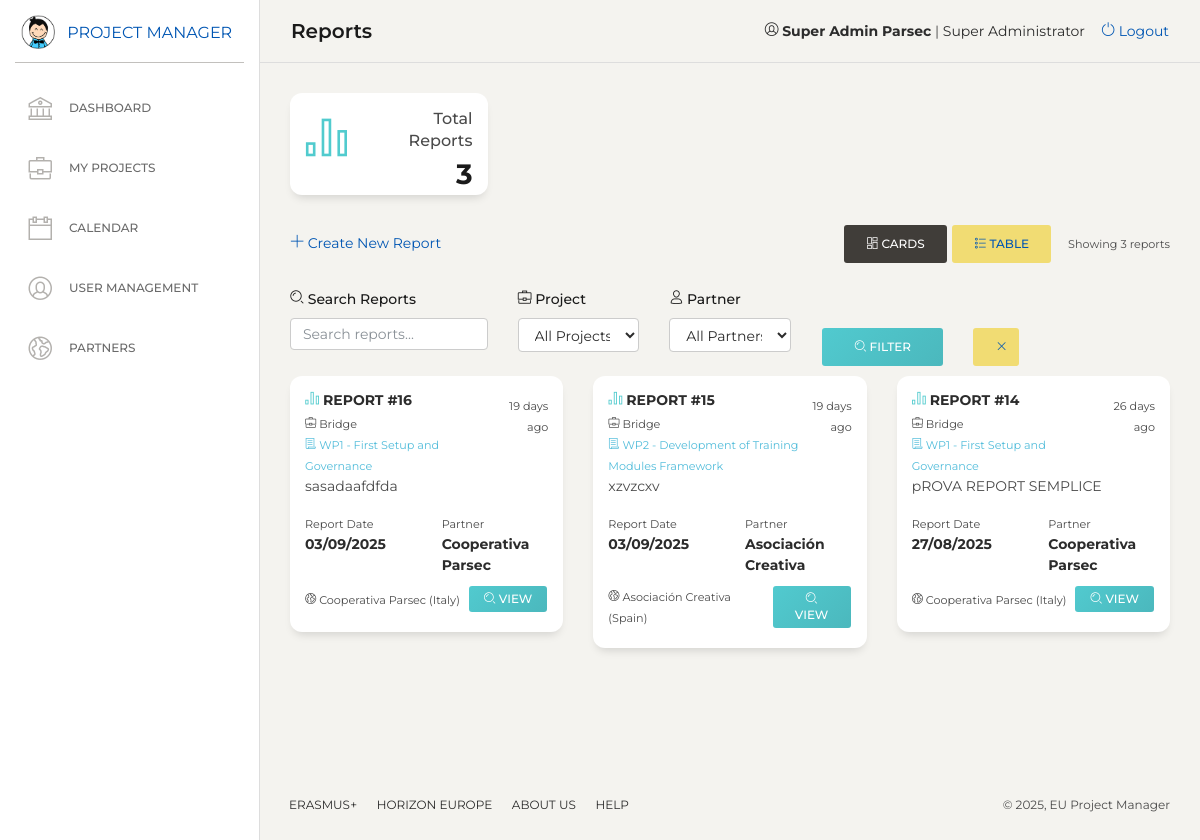
The page /pages/reports.php (signed in) on the database its author committed.
### tables this page shows
CREATE TABLE `activity_reports` (
  `id` int(11) NOT NULL,
  `activity_id` int(11) NOT NULL,
  `partner_id` int(11) NOT NULL,
  `user_id` int(11) DEFAULT NULL,
  `report_date` date NOT NULL,
  `description` text DEFAULT NULL,
  `participants_data` longtext DEFAULT NULL,
  `created_at` timestamp NULL DEFAULT current_timestamp(),
  `updated_at` timestamp NULL DEFAULT current_timestamp() ON UPDATE current_timestamp(),
  `coordinator_feedback` text DEFAULT NULL,
  `reviewed_at` timestamp NULL DEFAULT NULL,
  `reviewed_by` int(11) DEFAULT NULL,
  `project_id` int(11) DEFAULT NULL,
  `risk_collaboration_rating` int(11) DEFAULT NULL,
  `risk_recruitment_difficulty` int(11) DEFAULT NULL,
  `risk_quality_check` int(11) DEFAULT NULL,
  `risk_budget_status` varchar(10) DEFAULT NULL,
  `test_col` int(11) DEFAULT NULL
);

CREATE TABLE `projects` (
  `id` int(11) NOT NULL,
  `name` varchar(200) NOT NULL,
  `description` text DEFAULT NULL,
  `program_type` varchar(50) DEFAULT NULL,
  `start_date` date DEFAULT NULL,
  `end_date` date DEFAULT NULL,
  `coordinator_id` int(11) DEFAULT NULL,
  `status` enum('planning','active','suspended','completed') DEFAULT 'planning',
  `budget` decimal(12,2) DEFAULT NULL,
  `google_groups_url` varchar(500) DEFAULT NULL COMMENT 'URL del Google Group associato al progetto',
  `created_at` timestamp NULL DEFAULT current_timestamp(),
  `updated_at` timestamp NULL DEFAULT current_timestamp() ON UPDATE current_timestamp()
);

CREATE TABLE `work_packages` (
  `id` int(11) NOT NULL,
  `project_id` int(11) NOT NULL,
  `wp_number` varchar(10) NOT NULL,
  `name` varchar(200) NOT NULL,
  `description` text DEFAULT NULL,
  `lead_partner_id` int(11) DEFAULT NULL,
  `start_date` date DEFAULT NULL,
  `end_date` date DEFAULT NULL,
  `budget` decimal(10,2) DEFAULT NULL,
  `status` enum('not_started','in_progress','completed','delayed') DEFAULT 'not_started',
  `progress` decimal(5,2) DEFAULT 0.00,
  `created_at` timestamp NULL DEFAULT current_timestamp()
);

CREATE TABLE `activities` (
  `id` int(11) NOT NULL,
  `work_package_id` int(11) NOT NULL,
  `activity_number` varchar(20) DEFAULT NULL,
  `name` varchar(200) NOT NULL,
  `description` text DEFAULT NULL,
  `responsible_partner_id` int(11) DEFAULT NULL,
  `start_date` date DEFAULT NULL,
  `end_date` date DEFAULT NULL,
  `due_date` date DEFAULT NULL,
  `status` enum('not_started','in_progress','completed','overdue') DEFAULT 'not_started',
  `progress` decimal(5,2) DEFAULT 0.00,
  `created_at` timestamp NULL DEFAULT current_timestamp(),
  `updated_at` timestamp NULL DEFAULT current_timestamp() ON UPDATE current_timestamp(),
  `project_id` int(11) DEFAULT NULL
);

CREATE TABLE `partners` (
  `id` int(11) NOT NULL,
  `name` varchar(255) NOT NULL,
  `organization_type` varchar(100) DEFAULT NULL,
  `country` varchar(100) DEFAULT NULL,
  `created_at` timestamp NOT NULL DEFAULT current_timestamp()
);

### includes/functions.php (called while the page is built, shortened)
<?php
function getUserRole() {
    return $_SESSION['role'] ?? null;
}
function formatDate($date, $format = 'd/m/Y') {
    return date($format, strtotime($date));
}
?>

### pages/reports.php (the view, shortened to what this page needs)
<?php
require_once '../includes/header.php';
$project_filter = isset($_GET['project']) ? (int)$_GET['project'] : 0;
$partner_filter = isset($_GET['partner']) ? (int)$_GET['partner'] : 0;
$search_query = isset($_GET['search']) ? trim($_GET['search']) : '';
$view_mode = isset($_GET['view']) ? $_GET['view'] : 'cards';
$params = [];
if ($user_role === 'super_admin' || $user_role === 'coordinator') {
    $base_sql = "SELECT ar.*, a.name as activity_name, a.activity_number,
                        wp.name as wp_name, wp.wp_number, p.name as project_name, p.id as project_id,
                        reporter.full_name as reporter_name, org.name as partner_org, org.country as partner_country,
                        reviewer.full_name as reviewer_name
                 FROM activity_reports ar
                 JOIN activities a ON ar.activity_id = a.id
                 JOIN work_packages wp ON a.work_package_id = wp.id
                 JOIN projects p ON wp.project_id = p.id
                 LEFT JOIN partners org ON ar.partner_id = org.id
                 LEFT JOIN users reporter ON ar.user_id = reporter.id
                 LEFT JOIN users reviewer ON ar.reviewed_by = reviewer.id";
}
$base_sql .= " ORDER BY ar.created_at DESC";
$stmt = $conn->prepare($base_sql);
$stmt->execute($params);
$reports = $stmt->fetchAll();
$stats = [
    'total' => count($reports)
];
?>
<body class="">
    <div class="wrapper">
        <?php include '../includes/sidebar.php'; ?>
        <?php include '../includes/navbar.php'; ?>
<div class="content">
    <div class="row">
        <div class="col-lg-3 col-md-6">
            <div class="card card-stats">
                <div class="card-body">
                    <div class="row">
                        <div class="col-5 col-md-4">
                            <div class="icon-big text-center icon-warning">
                                <i class="nc-icon nc-chart-bar-32 text-primary"></i>
                            </div>
                        </div>
                        <div class="col-7 col-md-8">
                            <div class="numbers">
                                <p class="card-category">Total Reports</p>
                                <p class="card-title"><?= $stats['total'] ?></p>
                            </div>
                        </div>
                    </div>
                </div>
            </div>
        </div>
    </div>
    <div class="row">
        <div class="col-12">
            <div class="filter-card">
                <div class="d-flex justify-content-between align-items-center mb-3">
                    <div>
                        <a href="create-report.php" class="create-report-btn">
                            <i class="nc-icon nc-simple-add"></i>
                            Create New Report
                        </a>
                    </div>
                    <div class="d-flex align-items-center">
                        <div class="view-toggle mr-3">
                            <a href="?<?= http_build_query(array_merge($_GET, ['view' => 'cards'])) ?>"
                               class="btn <?= $view_mode === 'cards' ? 'active' : '' ?>">
                                <i class="nc-icon nc-layout-11"></i>
                                Cards
                            </a>
                            <a href="?<?= http_build_query(array_merge($_GET, ['view' => 'table'])) ?>"
                               class="btn <?= $view_mode === 'table' ? 'active' : '' ?>">
                                <i class="nc-icon nc-bullet-list-67"></i>
                                Table
                            </a>
                        </div>
                        <small class="text-muted">
                            Showing <?= count($reports) ?> reports
                        </small>
                    </div>
                </div>
                <form method="GET" action="" id="filterForm">
                    <div class="row">
                        <div class="col-md-3">
                            <label>
                                <i class="nc-icon nc-zoom-split"></i>
                                Search Reports
                            </label>
                            <input type="text"
                                   class="form-control"
                                   name="search"
                                   placeholder="Search reports..."
                                   value="<?= htmlspecialchars($search_query) ?>">
                        </div>
                        <div class="col-md-2">
                            <label>
                                <i class="nc-icon nc-briefcase-24"></i>
                                Project
                            </label>
                            <select class="form-control" name="project">
                                <option value="">All Projects</option>
                            </select>
                        </div>
                        <?php if ($user_role === 'super_admin' || $user_role === 'coordinator'): ?>
                        <div class="col-md-2">
                            <label>
                                <i class="nc-icon nc-single-02"></i>
                                Partner
                            </label>
                            <select class="form-control" name="partner">
                                <option value="">All Partners</option>
                            </select>
                        </div>
                        <?php endif; ?>
                        <div class="col-md-2">
                            <label>&nbsp;</label>
                            <button type="submit" class="btn btn-primary btn-block">
                                <i class="nc-icon nc-zoom-split"></i>
                                Filter
                            </button>
                        </div>
                        <div class="col-md-1">
                            <label>&nbsp;</label>
                            <a href="reports.php" class="btn btn-outline-secondary btn-block">
                                <i class="nc-icon nc-simple-remove"></i>
                            </a>
                        </div>
                    </div>
                </form>
            </div>
        </div>
    </div>
    <?php if (empty($reports)): ?>
    <div class="row">
        <div class="col-12">
            <div class="card">
                <div class="card-body">
                    <div class="text-center py-5">
                        <i class="nc-icon nc-chart-bar-32" style="font-size: 64px; color: #dee2e6;"></i>
                        <h4>No Reports Found</h4>
                        <p class="text-muted">
                            <?php if ($search_query || $project_filter || $partner_filter): ?>
                                No reports match your current filters. Try adjusting your search criteria.
                            <?php else: ?>
                                No activity reports have been created yet.
                            <?php endif; ?>
                        </p>
                        <?php if ($search_query || $project_filter || $partner_filter): ?>
                        <a href="reports.php" class="btn btn-primary">
                            <i class="nc-icon nc-simple-remove"></i>
                            Clear Filters
                        </a>
                        <?php else: ?>
                        <a href="create-report.php" class="btn btn-primary">
                            <i class="nc-icon nc-simple-add"></i>
                            Create Your First Report
                        </a>
                        <?php endif; ?>
                    </div>
                </div>
            </div>
        </div>
    </div>
    <?php elseif ($view_mode === 'cards'): ?>
    <div class="row">
        <?php foreach($reports as $report): ?>
        <?php
        $days_since = floor((time() - strtotime($report['created_at'])) / (60 * 60 * 24));
        ?>
        <div class="col-lg-6 col-xl-4">
            <div class="card report-card">
                <div class="card-body">
                    <div class="report-header">
                        <div class="d-flex justify-content-between align-items-start">
                            <div class="flex-grow-1">
                                <h6 class="mb-1">
                                    <i class="nc-icon nc-chart-bar-32 text-primary"></i>
                                    Report #<?= $report['id'] ?>
                                </h6>
                                <small class="text-muted">
                                    <i class="nc-icon nc-briefcase-24"></i>
                                    <?= htmlspecialchars($report['project_name']) ?>
                                </small><br>
                                <small class="text-info">
                                    <i class="nc-icon nc-paper"></i>
                                    <?= htmlspecialchars($report['wp_number']) ?> - <?= htmlspecialchars($report['activity_name']) ?>
                                </small>
                            </div>
                            <div class="text-right">
                                <div class="mt-1">
                                    <small class="text-muted">
                                        <?= $days_since == 0 ? 'Today' : $days_since . ' days ago' ?>
                                    </small>
                                </div>
                            </div>
                        </div>
                    </div>
                    <div class="report-body">
                        <p class="text-muted mb-3" style="font-size: 14px;">
                            <?= htmlspecialchars(substr($report['description'], 0, 120)) ?>
                        </p>
                        <div class="row">
                            <div class="col-6">
                                <small class="text-muted">Report Date</small><br>
                                <strong><?= formatDate($report['report_date']) ?></strong>
                            </div>
                            <div class="col-6">
                                <small class="text-muted">Partner</small><br>
                                <strong><?= htmlspecialchars($report['partner_org']) ?></strong>
                            </div>
                        </div>
                    </div>
                    <div class="report-footer">
                        <div class="d-flex justify-content-between align-items-center">
                            <div>
                                <small class="text-muted">
                                    <i class="nc-icon nc-world-2"></i>
                                    <?= htmlspecialchars($report['partner_org']) ?> (<?= htmlspecialchars($report['partner_country']) ?>)
                                </small>
                            </div>
                            <div>
                                <button class="btn btn-primary btn-sm" onclick="viewReport(<?= $report['id'] ?>)">
                                    <i class="nc-icon nc-zoom-split"></i>
                                    View
                                </button>
                            </div>
                        </div>
                    </div>
                </div>
            </div>
        </div>
        <?php endforeach; ?>
    </div>
    <?php endif; ?>
</div>
<?php include '../includes/footer.php'; ?>
</body>
</html>

### assets/css/custom.css (style rules this page uses)
body { color: #2c2c2c !important; font-weight: 400; }
.card-body { color: #2c2c2c !important; }
.card-title { color: #1a1a1a !important; font-weight: 600; }
.card-category { color: #4a4a4a !important; font-weight: 500; }
.text-muted { color: #4a4a4a !important; }
small, .small { color: #3a3a3a !important; font-weight: 400; }
label, .form-label { color: #1a1a1a !important; font-weight: 500; }
.form-control { color: #2c2c2c !important; border: 1px solid #ccc !important; }
select.form-control option { color: #2c2c2c !important; }
.btn { font-weight: 500; }
.btn-primary { background: linear-gradient(135deg, #51CACF 0%, #4bb8bd 100%); border: none; color: white !important; font-weight: 500; }
.numbers p { font-weight: 500; }
.numbers .card-category { color: #4a4a4a !important; font-weight: 500; }
.numbers .card-title { color: #1a1a1a !important; font-weight: 700; }
a { color: #0056b3 !important; }
.form-control::placeholder { color: #6c757d !important; opacity: 0.8; }

### rows shown on the page
activity_reports: id "16", project.name "Bridge", work_packages.wp_number "WP1", activity.name "First Setup and Governance", created_at "19", description "sasadaafdfda", report_date "03/09/2025", partner.name "Cooperativa Parsec", partner.country "Italy"
activity_reports: id "15", project.name "Bridge", work_packages.wp_number "WP2", activity.name "Development of Training Modules Framework", created_at "19", description "xzvzcxv", report_date "03/09/2025", partner.name "Asociación Creativa", partner.country "Spain"
activity_reports: id "14", project.name "Bridge", work_packages.wp_number "WP1", activity.name "First Setup and Governance", created_at "26", description "pROVA REPORT SEMPLICE", report_date "27/08/2025", partner.name "Cooperativa Parsec", partner.country "Italy"

### other values the page prints
$page_title "Reports"
$_SESSION['full_name'] "Super Admin Parsec"
getRoleDisplayName($_SESSION['role']) "Super Administrator"
$stats['total'] "3"
count($reports) "3"
